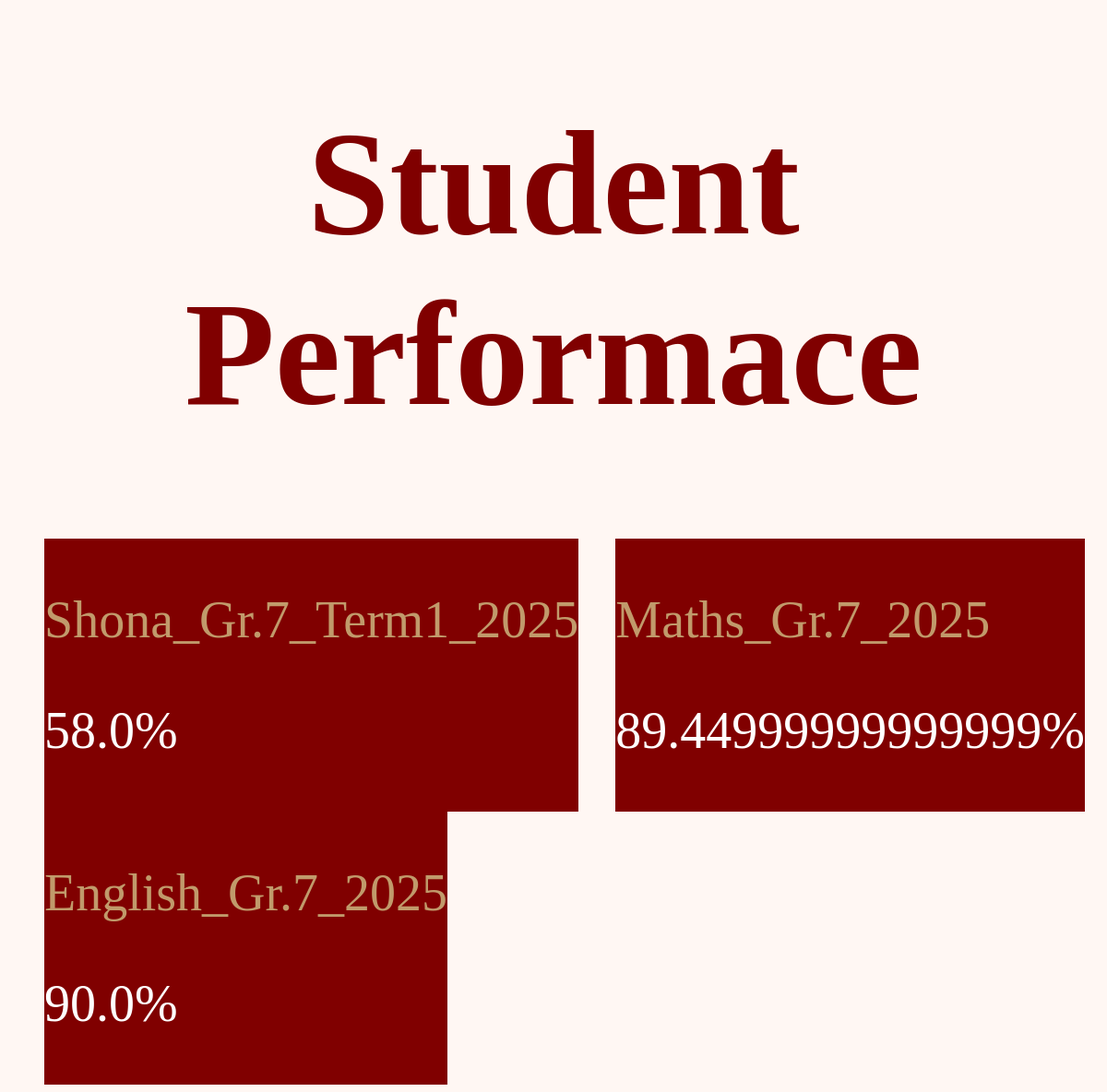
The page /studentView/18 on the database its author committed.
### studentTrack/models.py (models this page shows, shortened)
class StudentMark(models.Model):
    learner=models.ForeignKey(CustomUser,on_delete=models.CASCADE)
    subject=models.ForeignKey(Subject,on_delete=models.CASCADE)
    courseMark=models.FloatField(default=1)
    ExamMark=models.FloatField(default=1)
    average=models.FloatField(default=1)

class Subject(models.Model):
    name = models.CharField(max_length=30,unique=True)
    educator= models.ForeignKey(Teacher,on_delete=models.CASCADE)
    def __str__(self):
        return self.name

### studentTrack/views.py (the view)
# urls.py: path('studentView/<int:pk>',views.studentView,name='studentView'),
def studentView(request,pk):
    stdnt=CustomUser.objects.get(pk=pk)
    marks=StudentMark.objects.filter(learner=stdnt)
    return render(request,'studentView.html',{'marks':marks})

### studentTrack/templates/studentView.html (shortened to what this page needs)
<!DOCTYPE html>
<html>
    <head>
        {%load static%}
        <link rel="stylesheet" type="text/css" href="{%static "css/studentView.css"%}">
    </head>
    <body>
        <h1 id='header'>Student Performace</h1>
        <div id='subjectMarks'>
        {%for m in marks%}
            <div id='marks'>
            <p id='subject'>{{m.subject}}</p>
            <p id='average'>{{m.average}}%</p>
            </div>
        {%endfor%}
        </div>
    </body>
</html>

### studentTrack/static/css/studentView.css (style rules this page uses)
#header { text-align: center; color: #800000; font-size: 10rem; }
#marks { background-color: #800000; font-size: 3.5rem; width:fit-content; margin-left: 2.5rem; }
#subject { color: #C19A6B; }
html { background-color: #FFF7F3; }
#average { color: white; }
#subjectMarks { display: flex; flex-wrap: wrap; }

### rows shown on the page
StudentMark: subject "Shona_Gr.7_Term1_2025", average "58.0"
StudentMark: subject "Maths_Gr.7_2025", average "89.44999999999999"
StudentMark: subject "English_Gr.7_2025", average "90.0"
